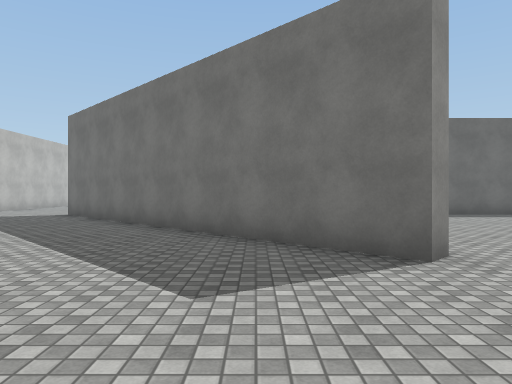
View 1 (above)

21 first-person views from a walk through a Unity game level. The camera is 1.4 m above the floor, looks level and sees 70° across. The floor is counted in squares, 2 m on a side. Each view is taken from the middle of a square. On the plan, view 1 faces up. The plan holds only what a view shows up to about 11 squares ahead; the rest is blank. The player is left out. Surface patterns are stand-ins for the level's own textures.

View 2
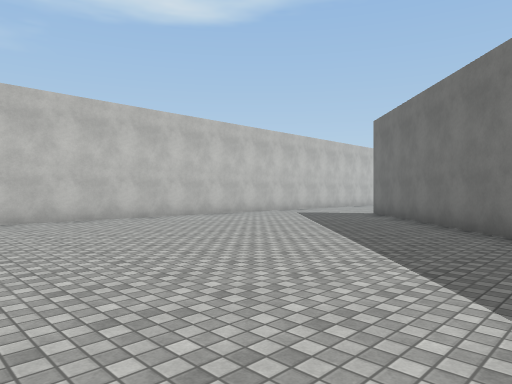

View 3
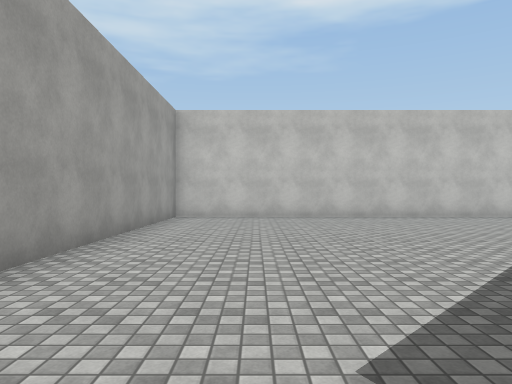

View 4
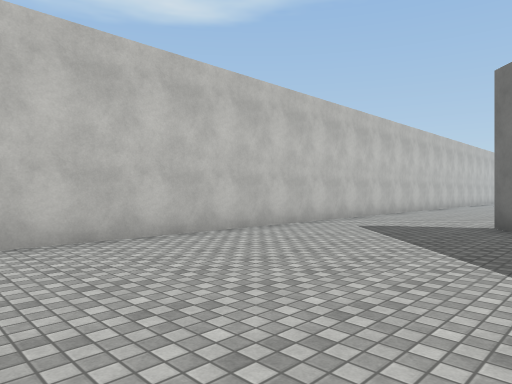

View 5
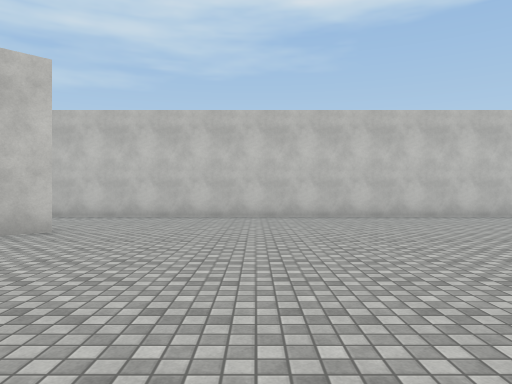

View 6
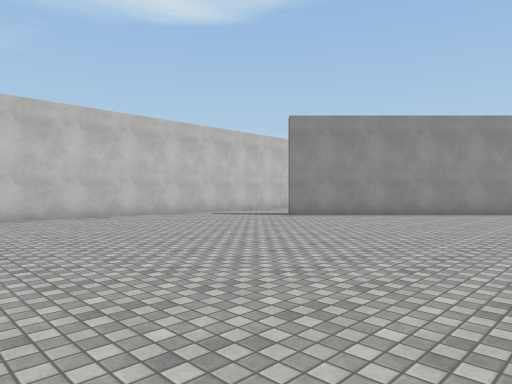

View 7
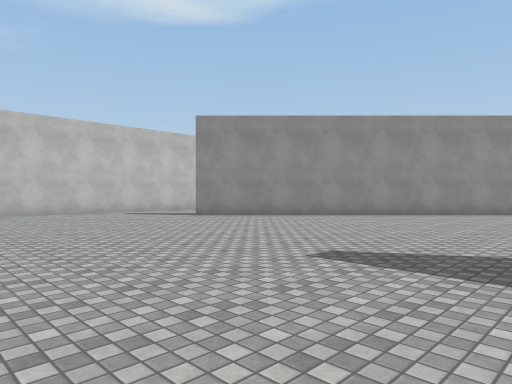

View 8
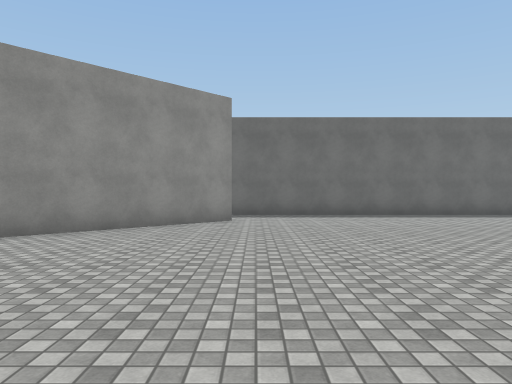

View 9
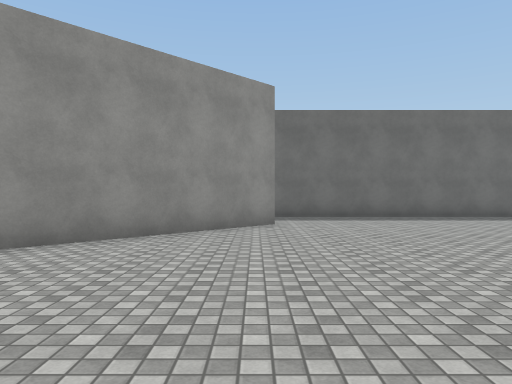

View 10
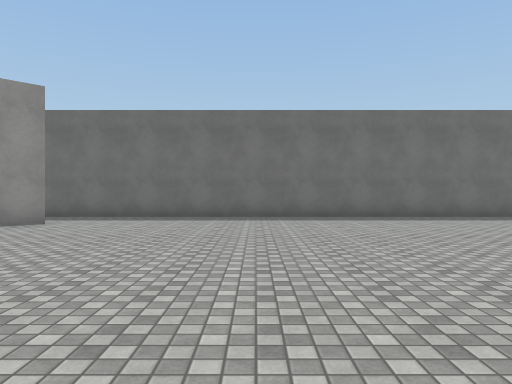

View 11
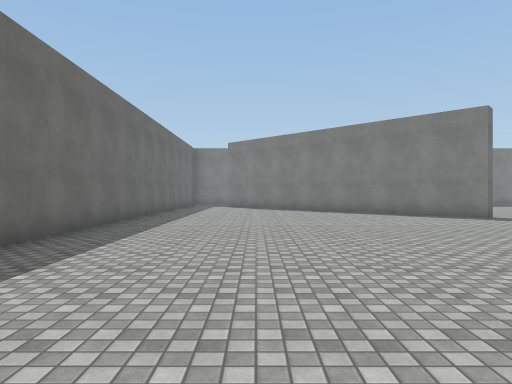

View 12
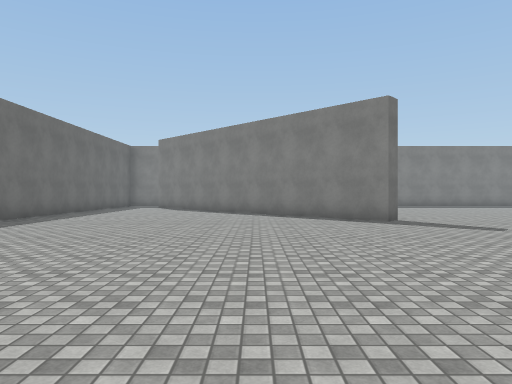

View 13
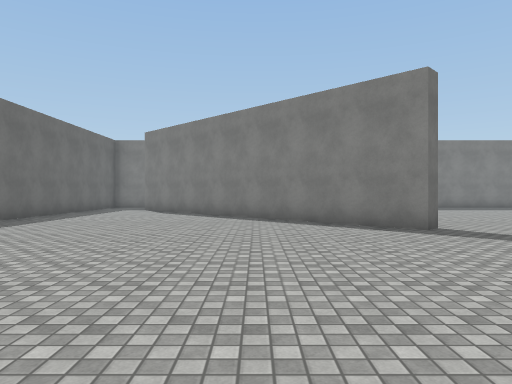

View 14
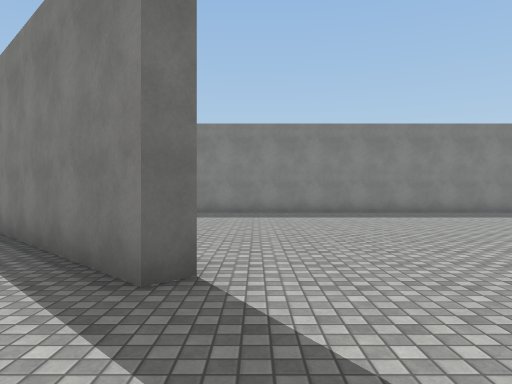

View 15
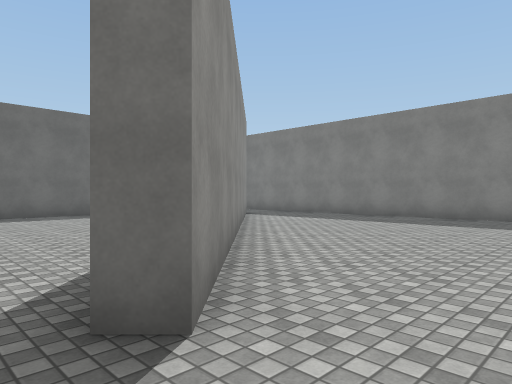

View 16
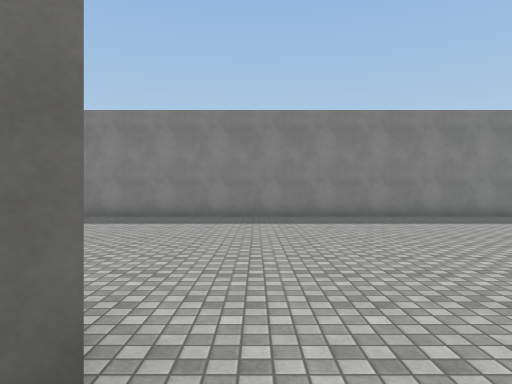

View 17
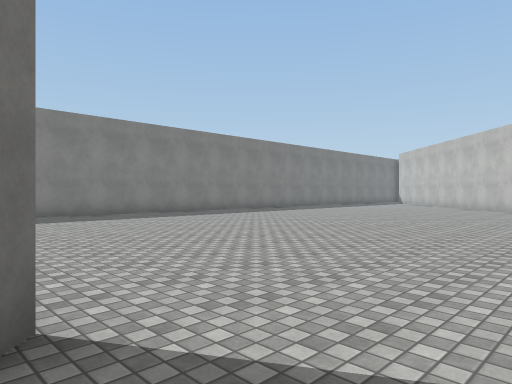

View 18
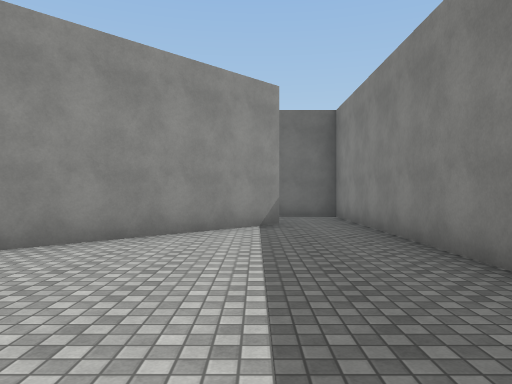

View 19
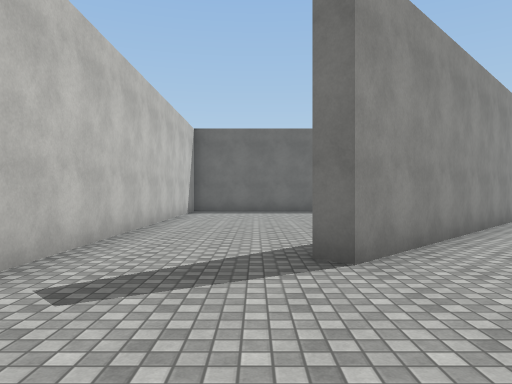

View 20
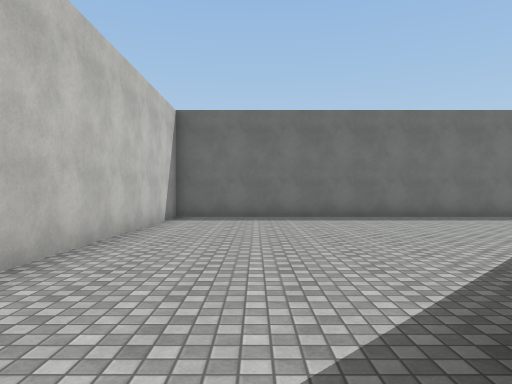

View 21
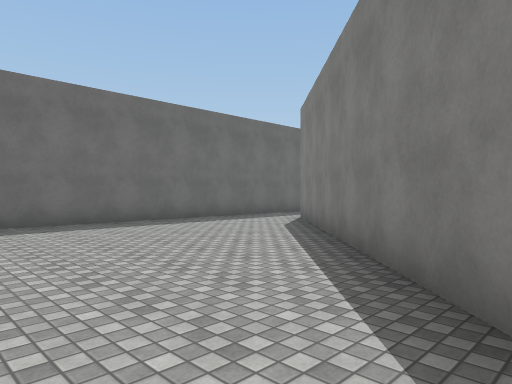

### Floor plan
Points are (right, up) in squares from view 1. A wall is a line through its corners. A room is listed if a view was taken in it or the views show most of it. See-through windows are left out.
Room 1 (views 1, 2, 3, 4, 5, 6, 7, 8, 9, 10, 11, 12, 13, 14, 15, 16, 17, 18, 19, 20, 21)
walls: (1.4, 32) (-6, 24.5) (-6.4, 24.9); (-4.9, 26.3) (1, 32.3); (-5.4, 11.5) (-4.8, 10.9); (-9.2, 22.2) (-9.2, -0.2) (-2.1, -0.2); (1.8, 3.6) (-5.7, 11.1); (25.3, 16.8) (25.3, 34.2) (23.6, 34.2); (20, 34.2) (-9.2, 34.2) (-9.2, 24.1); (23.5, 32) (16, 24.5) (15.7, 24.8) (20, 29.2)
ways out: opening at (3.4, 5)

Positions as (right, up) in squares from view 1, and headings:
1: (0, 0), facing up
2: (0, 0), facing up-left
3: (1, 2), facing left
4: (-4, 3), facing up-left
5: (1, 15), facing left
6: (1, 16), facing up-left
7: (3, 18), facing up-left
8: (2, 23), facing up
9: (1, 24), facing up
10: (6, 24), facing up
11: (6, 31), facing right
12: (7, 28), facing right
13: (9, 28), facing right
14: (13, 24), facing right
15: (15, 23), facing up-right
16: (15, 24), facing right
17: (14, 25), facing down-right
18: (23, 24), facing up
19: (-7, 21), facing up
20: (-7, 24), facing up
21: (-7, 26), facing up-right
